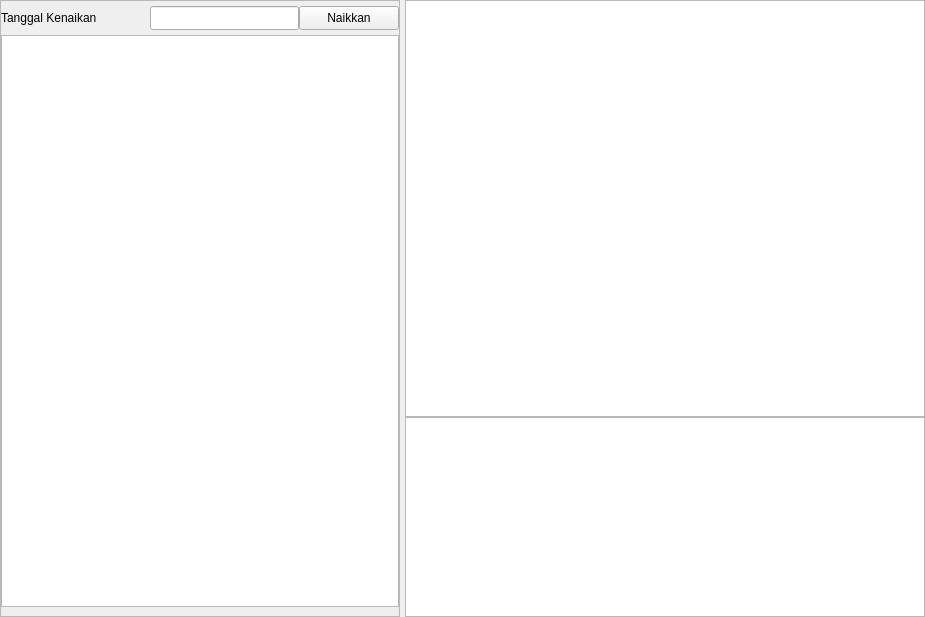
<?xml version="1.0" encoding="UTF-8"?>
<ui version="4.0">
 <class>Form</class>
 <widget class="QWidget" name="Form">
  <property name="geometry">
   <rect>
    <x>0</x>
    <y>0</y>
    <width>925</width>
    <height>617</height>
   </rect>
  </property>
  <property name="windowTitle">
   <string>Form</string>
  </property>
  <layout class="QGridLayout" name="gridLayout">
   <property name="leftMargin">
    <number>0</number>
   </property>
   <property name="topMargin">
    <number>0</number>
   </property>
   <property name="rightMargin">
    <number>0</number>
   </property>
   <property name="bottomMargin">
    <number>0</number>
   </property>
   <property name="horizontalSpacing">
    <number>5</number>
   </property>
   <property name="verticalSpacing">
    <number>0</number>
   </property>
   <item row="0" column="1">
    <widget class="QTableWidget" name="tbl_siswa_naik"/>
   </item>
   <item row="1" column="1">
    <widget class="QTableWidget" name="tbl_siswa_tidak_naik">
     <property name="sizePolicy">
      <sizepolicy hsizetype="Expanding" vsizetype="Preferred">
       <horstretch>0</horstretch>
       <verstretch>0</verstretch>
      </sizepolicy>
     </property>
     <property name="minimumSize">
      <size>
       <width>0</width>
       <height>200</height>
      </size>
     </property>
     <property name="maximumSize">
      <size>
       <width>16777215</width>
       <height>200</height>
      </size>
     </property>
    </widget>
   </item>
   <item row="0" column="0" rowspan="2">
    <widget class="QFrame" name="frame_kiri">
     <property name="minimumSize">
      <size>
       <width>400</width>
       <height>0</height>
      </size>
     </property>
     <property name="maximumSize">
      <size>
       <width>400</width>
       <height>16777215</height>
      </size>
     </property>
     <property name="frameShape">
      <enum>QFrame::StyledPanel</enum>
     </property>
     <property name="frameShadow">
      <enum>QFrame::Raised</enum>
     </property>
     <layout class="QGridLayout" name="gridLayout_2">
      <property name="leftMargin">
       <number>0</number>
      </property>
      <property name="topMargin">
       <number>5</number>
      </property>
      <property name="rightMargin">
       <number>0</number>
      </property>
      <property name="bottomMargin">
       <number>9</number>
      </property>
      <property name="horizontalSpacing">
       <number>0</number>
      </property>
      <property name="verticalSpacing">
       <number>5</number>
      </property>
      <item row="0" column="0">
       <widget class="QLabel" name="label">
        <property name="text">
         <string>Tanggal Kenaikan</string>
        </property>
       </widget>
      </item>
      <item row="0" column="1">
       <widget class="QLineEdit" name="line_tgl_naik">
        <property name="sizePolicy">
         <sizepolicy hsizetype="Preferred" vsizetype="Fixed">
          <horstretch>0</horstretch>
          <verstretch>0</verstretch>
         </sizepolicy>
        </property>
        <property name="minimumSize">
         <size>
          <width>120</width>
          <height>24</height>
         </size>
        </property>
       </widget>
      </item>
      <item row="0" column="2">
       <widget class="QPushButton" name="btn_naikkan">
        <property name="minimumSize">
         <size>
          <width>100</width>
          <height>24</height>
         </size>
        </property>
        <property name="maximumSize">
         <size>
          <width>100</width>
          <height>24</height>
         </size>
        </property>
        <property name="text">
         <string>Naikkan</string>
        </property>
       </widget>
      </item>
      <item row="1" column="0" colspan="3">
       <widget class="QTableWidget" name="tbl_list_siswa"/>
      </item>
     </layout>
    </widget>
   </item>
  </layout>
 </widget>
 <resources>
  <include location="../../resources.qrc"/>
 </resources>
 <connections/>
</ui>
